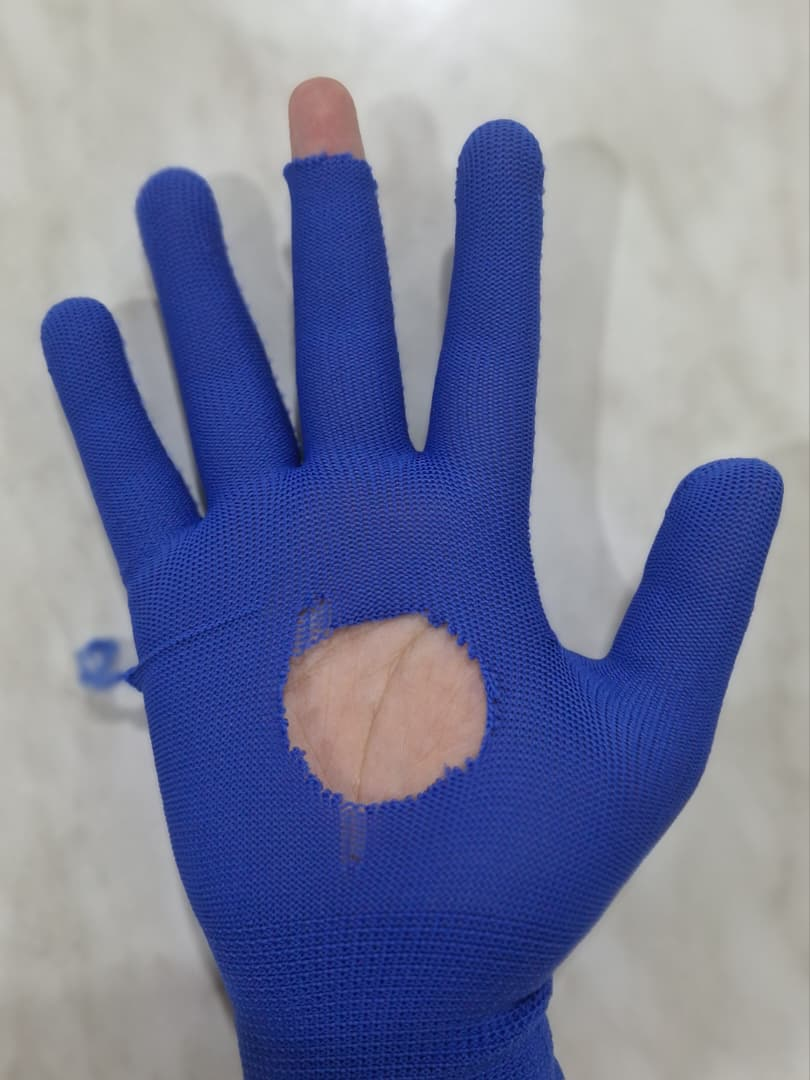
%> input picture Nylon Glove/images/glove_all_damage.jpeg, 810 x 1080 px
$ octave --eval "result = mainNylon;"   (GNU Octave 9; MATLAB toolbox functions it lacks are replaced by stand-ins)
%> lines starting %> are read from the running program, lines starting %| are printed output that depends on the picture; in (x1, y1, x2, y2) boxes, pixels count from 0 and x2, y2 are one past the last pixel; in counts of white or black regions, pixels touching at a corner belong together; the program's own positions count from 1
### Nylon Glove/detectNylonHole.m
function results = detectNylonHole(imgInput, debugMode)

    %Default Arg.
    if nargin < 2
        debugMode = false;
    end

    %Loading Image
    if ischar(imgInput) || isstring(imgInput)
        img = imread(imgInput);
    else
        img = imgInput;
    end

    if ~isa(img, 'uint8')
        img = im2uint8(img);
    end

    %Image Preprocessing

    %Resizing Image if too Large
    [h, w, ~] = size(img);
    if max(h, w) > 800
        scale = 800 / max(h, w);
        img   = imresize(img, scale);
        [h, w, ~] = size(img);
    end

    %Gaussian Blur to ensire mesh isnt mistaken as holes.
    imgSmooth = imgaussfilt(img, 1.5);

    %Convert image to HSV
    imgHSV = rgb2hsv(imgSmooth);
    H = imgHSV(:,:,1);
    S = imgHSV(:,:,2);
    V = imgHSV(:,:,3);

    %Segment the glove to extract blue values as glove is blue
    gloveMask = (H >= 0.55) & (H <= 0.72) & ...
                (S >= 0.30) & (S <= 1.00) & ...
                (V >= 0.15) & (V <= 1.00);

    %Morphology & Clean up: closing the image first to seal gaps caused by
    %mesh texture of fabric followed by opening to remove stray blobs.
    gloveMask = imclose(gloveMask, strel('disk', 10));
    gloveMask = bwareaopen(gloveMask, 500);

    % Keep largest connected component
    cc        = bwconncomp(gloveMask);
    numPx     = cellfun(@numel, cc.PixelIdxList);
    [~, idx]  = max(numPx);
    gloveMask = false(h, w);
    gloveMask(cc.PixelIdxList{idx}) = true;

    %Hole detection
    gloveFilled = imfill(gloveMask, 'holes');
    holeMask = gloveFilled & ~gloveMask;

    %Filter false positives
    min_hole_area = 500;
    min_hole_circularity = 0.2;

    holeMask = bwareaopen(holeMask, min_hole_area);
    props = regionprops(holeMask, 'Area', 'Perimeter', 'Centroid', 'BoundingBox');
    keepIdx = false(numel(props), 1);

    for k = 1 : numel(props)
    A = props(k).Area;
        P = props(k).Perimeter;
        if P == 0, continue; end

        circularity = (4 * pi * A) / (P^2);
        if circularity >= min_hole_circularity
            keepIdx(k) = true;
        end
    end
    validHoles = props(keepIdx);

    %Output
    annotated = img;

    for k = 1 : numel(validHoles)
        bb  = validHoles(k).BoundingBox;
        cen = validHoles(k).Centroid;

        % Expand box slightly for visibility
        pad = 10;
        x1  = max(1, round(bb(1) - pad));
        y1  = max(1, round(bb(2) - pad));
        x2  = min(w, round(bb(1) + bb(3) + pad));
        y2  = min(h, round(bb(2) + bb(4) + pad));

        % Draw red rectangle by setting border pixels to red
        annotated(y1:y2, x1:x2, 1) = 255;   % R channel
        annotated(y1:y2, x1:x2, 2) = 0;     % G channel
        annotated(y1:y2, x1:x2, 3) = 0;     % B channel

        % Hollow out the inside (only keep the border, 3px thick)
        thickness = 3;
        annotated(y1+thickness:y2-thickness, x1+thickness:x2-thickness, 1) = ...
            img(y1+thickness:y2-thickness, x1+thickness:x2-thickness, 1);
        annotated(y1+thickness:y2-thickness, x1+thickness:x2-thickness, 2) = ...
            img(y1+thickness:y2-thickness, x1+thickness:x2-thickness, 2);
        annotated(y1+thickness:y2-thickness, x1+thickness:x2-thickness, 3) = ...
            img(y1+thickness:y2-thickness, x1+thickness:x2-thickness, 3);
    end

    %Results
    results.defectFound = numel(validHoles) > 0;
    results.numHoles    = numel(validHoles);
    results.holeStats   = validHoles;
    results.annotated   = annotated;
    results.gloveMask   = gloveMask;

    %Debug View (Shows all setps)
    if debugMode
        figure('Name', 'detectHoles — Debug', 'NumberTitle', 'off');
        tiledlayout(2, 3, 'TileSpacing', 'compact');

        nexttile; imshow(img);            title('1. Original');
        nexttile; imshow(H);              title('2. Hue Channel');
        nexttile; imshow(gloveMask);      title('3. Glove Mask');
        nexttile; imshow(gloveFilled);    title('4. Filled Mask');
        nexttile; imshow(holeMask);       title('5. Hole Mask');
        nexttile; imshow(annotated);
        title(sprintf('6. Result — %d hole(s)', numel(validHoles)));
    end

end

### Nylon Glove/detectNylonMissingFingertip.m
function results = detectNylonMissingFingertip(imgInput, debugMode)

    %Default Arg.
    if nargin < 2
        debugMode = false;
    end

    %Loading Image
    if ischar(imgInput) || isstring(imgInput)
        img = imread(imgInput);
    else
        img = imgInput;
    end

    if ~isa(img, 'uint8')
        img = im2uint8(img);
    end

    %Image Preprocessing

    %Resizing Image if too Large
    [h, w, ~] = size(img);
    if max(h, w) > 800
        scale = 800 / max(h, w);
        img   = imresize(img, scale);
        [h, w, ~] = size(img);
    end

    %Gaussian Blur
    imgSmooth = imgaussfilt(img, 1.5);

    %Convert image to HSV
    imgHSV = rgb2hsv(imgSmooth);
    H = imgHSV(:,:,1);
    S = imgHSV(:,:,2);
    V = imgHSV(:,:,3);

    %Step 1 — Segment the glove (blue pixels only)
    gloveMask = (H >= 0.55) & (H <= 0.72) & ...
                (S >= 0.30) & (S <= 1.00) & ...
                (V >= 0.15) & (V <= 1.00);

    gloveMask = imclose(gloveMask, strel('disk', 15));
    gloveMask = bwareaopen(gloveMask, 500);

    %Keep largest connected component
    cc       = bwconncomp(gloveMask);
    numPx    = cellfun(@numel, cc.PixelIdxList);
    [~, idx] = max(numPx);
    gloveMask = false(h, w);
    gloveMask(cc.PixelIdxList{idx}) = true;

    %Step 2 — Segment the full hand shape (everything that is not background)
    %The marble background is light, low saturation and high value
    %So background = low saturation OR very high value with no colour
    %Hand/glove = anything that is NOT background
    bgMask = (S <= 0.12) & (V >= 0.55);   % background: grey/white marble
    handMask = ~bgMask;

    %Clean up hand mask
    handMask = imclose(handMask, strel('disk', 10));
    handMask = bwareaopen(handMask, 500);

    %Keep largest connected component of hand mask
    cc_hand       = bwconncomp(handMask);
    numPx_hand    = cellfun(@numel, cc_hand.PixelIdxList);
    [~, idx_hand] = max(numPx_hand);
    handMask = false(h, w);
    handMask(cc_hand.PixelIdxList{idx_hand}) = true;

    %Step 3 — Subtract glove from hand
    %Dilate glove mask slightly to eliminate thin boundary slivers
    gloveMask_dilated = imdilate(gloveMask, strel('disk', 5));
    exposedMask = handMask & ~gloveMask_dilated;
    exposedMask = bwareaopen(exposedMask, 40);

    %Remove inter-finger gaps
    glove_hull       = bwconvhull(gloveMask);
    inter_finger_gap = glove_hull & ~gloveMask;
    exposedMask      = exposedMask & ~inter_finger_gap;

    %Remove small noise
    exposedMask = bwareaopen(exposedMask, 40);

    %Only top 50% of image
    exposedMask(round(h * 0.50):end, :) = false;

    %Only top 50% of image
    exposedMask(round(h * 0.50):end, :) = false;

    %Remove small noise blobs
    exposedMask = bwareaopen(exposedMask, 40);

    %Step 4 — Filter exposed regions to fingertip area only
    %Only consider regions in the top 50% of the image
    %This avoids picking up the palm or wrist area
    exposedMask(round(h * 0.50):end, :) = false;

    %Step 5 — Each remaining region is a missing fingertip candidate
    props   = regionprops(exposedMask, 'Area', 'BoundingBox', 'Centroid');
    keepIdx = false(numel(props), 1);

    for k = 1 : numel(props)
        %Must be a reasonable size — not too tiny (noise) or too large (hole)
        if props(k).Area >= 40 && props(k).Area <= 5000
            keepIdx(k) = true;
        end
    end

    defect_list = props(keepIdx);

    %Output
    annotated = img;
    thickness = 3;

    for k = 1 : numel(defect_list)
        bb = defect_list(k).BoundingBox;

        pad = 10;
        x1  = max(1, round(bb(1) - pad));
        y1  = max(1, round(bb(2) - pad));
        x2  = min(w, round(bb(1) + bb(3) + pad));
        y2  = min(h, round(bb(2) + bb(4) + pad));

        %Draw yellow rectangle border
        annotated(y1:y2, x1:x2, 1) = 255;
        annotated(y1:y2, x1:x2, 2) = 255;
        annotated(y1:y2, x1:x2, 3) = 0;

        %Hollow out the inside
        annotated(y1+thickness:y2-thickness, x1+thickness:x2-thickness, :) = ...
            img(y1+thickness:y2-thickness, x1+thickness:x2-thickness, :);
    end

    %Results
    results.defectFound = numel(defect_list) > 0;
    results.numDefects  = numel(defect_list);
    results.defectStats = defect_list;
    results.annotated   = annotated;
    results.gloveMask   = gloveMask;
    results.handMask    = handMask;
    results.exposedMask = exposedMask;

    %Debug View
    if debugMode
        figure('Name', 'detectMissingFingertip — Debug', 'NumberTitle', 'off');
        tiledlayout(2, 3, 'TileSpacing', 'compact');

        nexttile; imshow(img);
        title('1. Original');

        nexttile; imshow(gloveMask);
        title('2. Glove Mask (blue only)');

        nexttile; imshow(handMask);
        title('3. Hand Mask (non-background)');

        nexttile; imshow(handMask & ~gloveMask);
        title('4. Hand minus Glove (raw)');

        nexttile; imshow(exposedMask);
        title('5. Exposed Skin (filtered)');

        nexttile; imshow(annotated);
        title(sprintf('6. Result — %d missing tip(s)', numel(defect_list)));
    end

end

### Nylon Glove/detectNylonLooseThreads.m
function results = detectNylonLooseThreads(imgInput, debugMode)

    %Default Arg.
    if nargin < 2
        debugMode = false;
    end

    %Loading Image
    if ischar(imgInput) || isstring(imgInput)
        img = imread(imgInput);
    else
        img = imgInput;
    end

    if ~isa(img, 'uint8')
        img = im2uint8(img);
    end

    %Image Preprocessing

    %Resizing Image if too Large
    [h, w, ~] = size(img);
    if max(h, w) > 800
        scale = 800 / max(h, w);
        img   = imresize(img, scale);
        [h, w, ~] = size(img);
    end

    %Lighter blur than other detectors — preserve thin thread structures
    imgSmooth = imgaussfilt(img, 1.0);

    %Convert image to HSV
    imgHSV = rgb2hsv(imgSmooth);
    H = imgHSV(:,:,1);
    S = imgHSV(:,:,2);
    V = imgHSV(:,:,3);

    %Segment the glove to extract blue values
    gloveMask = (H >= 0.55) & (H <= 0.72) & ...
                (S >= 0.30) & (S <= 1.00) & ...
                (V >= 0.15) & (V <= 1.00);

    %Morphology & Clean up
    %Use smaller disk than other detectors to avoid closing over threads
    gloveMask = imclose(gloveMask, strel('disk', 8));
    gloveMask = bwareaopen(gloveMask, 500);

    %Keep largest connected component
    cc       = bwconncomp(gloveMask);
    numPx    = cellfun(@numel, cc.PixelIdxList);
    [~, idx] = max(numPx);
    gloveMask = false(h, w);
    gloveMask(cc.PixelIdxList{idx}) = true;

    %Isolate thin protrusions using erosion subtraction method
    %Eroding with a large radius destroys thin structures (threads)
    %but the main glove body survives (just shrinks slightly)
    erode_radius = 6;
    eroded = imerode(gloveMask, strel('disk', erode_radius));

    %Difference between original and eroded = boundary fringe + threads
    diff_mask = gloveMask & ~eroded;

    %Reconstruct expected smooth boundary by dilating eroded mask back
    %Subtracting this from diff_mask leaves only genuine protrusions
    reconstructed    = imdilate(eroded, strel('disk', erode_radius));
    expected_boundary = reconstructed & ~eroded;
    thread_candidates = diff_mask & ~expected_boundary;

    %Remove very small specks
    thread_candidates = bwareaopen(thread_candidates, 15);

    %Filter by shape — threads are elongated and thin
    min_eccentricity = 0.50;   % close to 1 = elongated, close to 0 = circular
    max_solidity     = 0.90;   % low solidity = thin/irregular shape
    min_area         = 5;
    max_area         = 3000;

    props   = regionprops(thread_candidates, 'Area', 'Eccentricity', ...
                          'Solidity', 'BoundingBox', 'Centroid');
    keepIdx = false(numel(props), 1);

    for k = 1 : numel(props)
        A  = props(k).Area;
        E  = props(k).Eccentricity;
        So = props(k).Solidity;

        if A  >= min_area         && ...
           A  <= max_area         && ...
           E  >= min_eccentricity && ...
           So <= max_solidity
            keepIdx(k) = true;
        end
    end

    valid_threads = props(keepIdx);

    %Output
    annotated = img;
    thickness = 3;

    for k = 1 : numel(valid_threads)
        bb = valid_threads(k).BoundingBox;

        pad = 10;
        x1  = max(1, round(bb(1) - pad));
        y1  = max(1, round(bb(2) - pad));
        x2  = min(w, round(bb(1) + bb(3) + pad));
        y2  = min(h, round(bb(2) + bb(4) + pad));

        %Draw cyan rectangle border
        annotated(y1:y2, x1:x2, 1) = 0;
        annotated(y1:y2, x1:x2, 2) = 255;
        annotated(y1:y2, x1:x2, 3) = 255;

        %Hollow out the inside
        annotated(y1+thickness:y2-thickness, x1+thickness:x2-thickness, :) = ...
            img(y1+thickness:y2-thickness, x1+thickness:x2-thickness, :);
    end

    %Results
    results.defectFound      = numel(valid_threads) > 0;
    results.numDefects       = numel(valid_threads);
    results.defectStats      = valid_threads;
    results.annotated        = annotated;
    results.gloveMask        = gloveMask;
    results.threadCandidates = thread_candidates;

    %Debug View
    if debugMode
        figure('Name', 'detectLooseThreads — Debug', 'NumberTitle', 'off');
        tiledlayout(2, 3, 'TileSpacing', 'compact');

        nexttile; imshow(img);
        title('1. Original');

        nexttile; imshow(gloveMask);
        title('2. Glove Mask');

        nexttile; imshow(eroded);
        title(sprintf('3. Eroded Mask (radius = %d)', erode_radius));

        nexttile; imshow(diff_mask);
        title('4. Difference (boundary + threads)');

        nexttile; imshow(thread_candidates);
        title('5. Thread Candidates');

        nexttile; imshow(annotated);
        title(sprintf('6. Result — %d thread(s)', numel(valid_threads)));
    end

end

### Nylon Glove/layerAnnotations.m
function combined = layerAnnotations(combined, original, annotated)
    diffMask  = any(annotated ~= original, 3);
    diffMask3 = repmat(diffMask, [1, 1, 3]);
    combined(diffMask3) = annotated(diffMask3);
end

### Nylon Glove/mainNylon.m
function finalResults = mainNylon(imgPath, debugMode)

    %Default Args
    if nargin < 2
        debugMode = false;
    end

    if nargin < 1 || isempty(imgPath)
        [file, folder] = uigetfile( ...
            {'*.jpg;*.jpeg;*.png;*.bmp', 'Image Files'}, ...
            'Select a glove image');
%> the answer given: images/glove_all_damage.jpeg

        if isequal(file, 0)
            disp('No file selected.');
            finalResults = [];
            return;
        end
        imgPath = fullfile(folder, file);
    end

    %Load and resize image once — passed to all detectors
    fprintf('\n=============================\n');
    fprintf(' Glove Defect Detection\n');
    fprintf('=============================\n');
    fprintf('Image: %s\n\n', imgPath);

    img = imread(imgPath);
%> img is the input picture: size 1080x810x3 uint8; mean R, G, B 119.4, 125.3, 155.6
    if max(size(img, 1), size(img, 2)) > 800
        scale = 800 / max(size(img, 1), size(img, 2));
        img   = imresize(img, scale);
%> img: size 800x600x3 uint8
    end

    %Run all three detectors
    fprintf('Running hole detection...\n');
    holeResults = detectNylonHole(img, debugMode);
%> in detectNylonHole, `H = imgHSV(:,:,1);`:
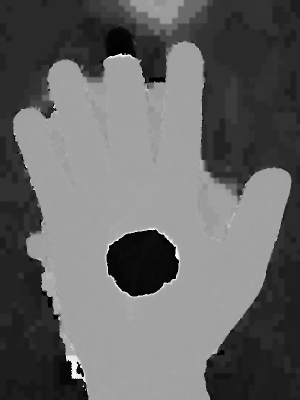
%> H: size 800x600 double (shown at 1/2 size); min 0, max 0.996, mean 0.402
%> in detectNylonHole, `S = imgHSV(:,:,2);`:
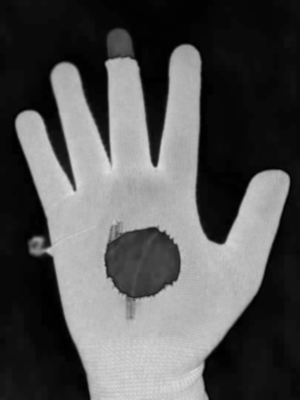
%> S: size 800x600 double (shown at 1/2 size); min 0, max 0.879, mean 0.332
%> in detectNylonHole, `V = imgHSV(:,:,3);`:
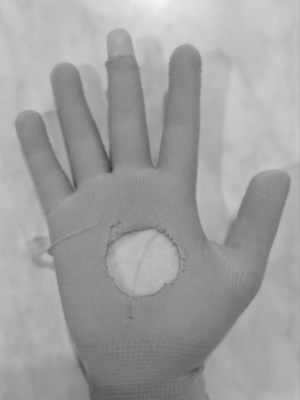
%> V: size 800x600 double (shown at 1/2 size); min 0.216, max 0.965, mean 0.629
%> in detectNylonHole, `gloveMask = imclose(gloveMask, strel('disk', 10));`:
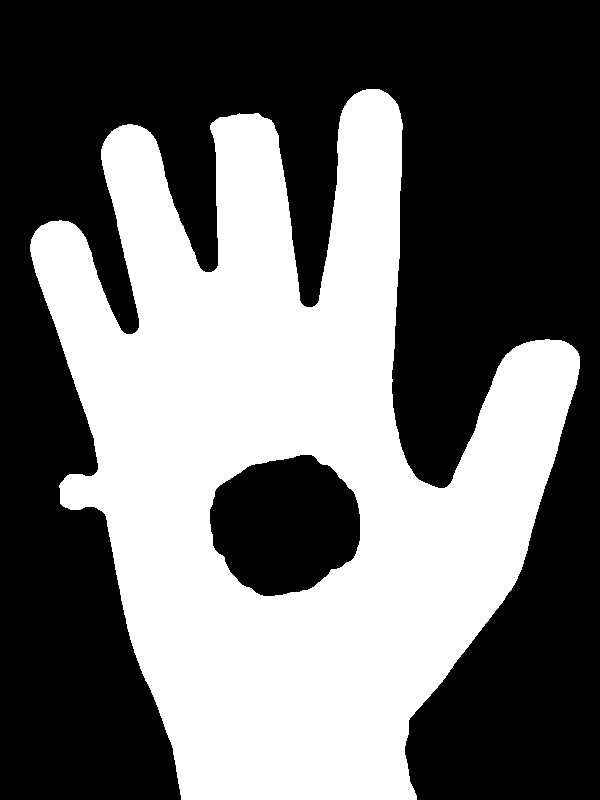
%> gloveMask: size 800x600 logical; 42.6% white; 1 white region, box (x1, y1, x2, y2) and area: (30, 89, 580, 800) 204362
%> in detectNylonHole, `cc        = bwconncomp(gloveMask);`: cc = 1 connected component
%> in detectNylonHole, `numPx     = cellfun(@numel, cc.PixelIdxList);`: numPx = 204362
%> in detectNylonHole, `[~, idx]  = max(numPx);`: idx = 1
%> in detectNylonHole, `holeMask = gloveFilled & ~gloveMask;`:
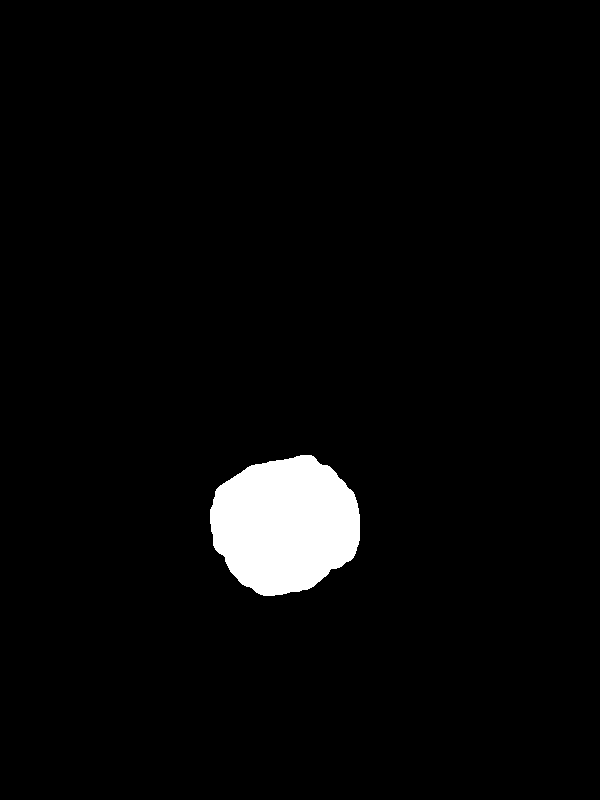
%> holeMask: size 800x600 logical; 3.4% white; 1 white region
%> in detectNylonHole, `props = regionprops(holeMask, 'Area', 'Perimeter', 'Centroid', 'Boundi..`: props = 1 region; box (x1, y1, x2, y2), Area, Centroid and Perimeter: (210, 455, 360, 596) 16148 [285.7 525.3] 460.3
%> in detectNylonHole, `keepIdx = false(numel(props), 1);`: keepIdx = false
%> the loop in detectNylonHole, `for k = 1 : numel(props)` made 1 pass
%> (A, P, circularity) on pass 1: (16148, 460.3, 0.958)
%> in detectNylonHole, `validHoles = props(keepIdx);`: validHoles has the same summary as props
%> the loop in detectNylonHole, `for k = 1 : numel(validHoles)` made 1 pass
%> (bb, cen, pad, x1, y1, x2, y2, thickness) on pass 1: ([210.5 455.5 150 141], [285.7 525.3], 10, 201, 446, 371, 607, 3)
%> after the loop in detectNylonHole, `for k = 1 : numel(validHoles)`:
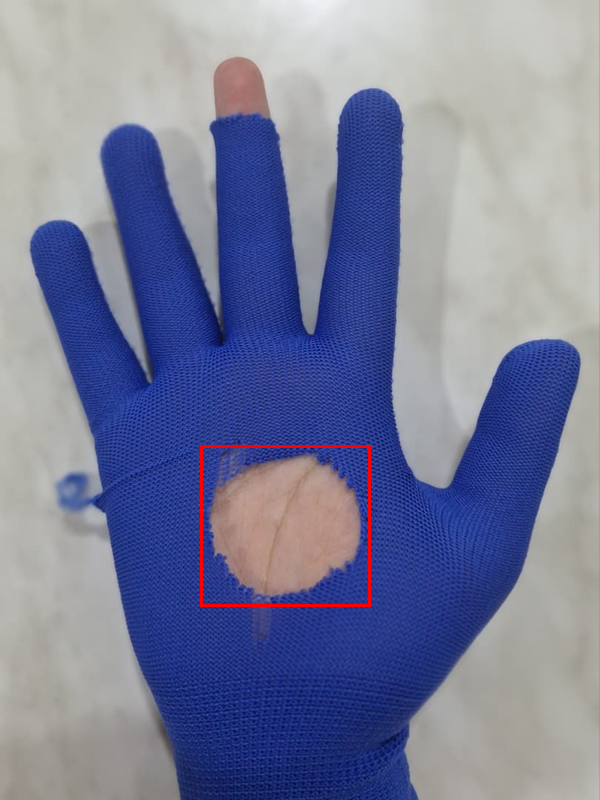
%> annotated: size 800x600x3 uint8; mean R, G, B 120.2, 125, 155.1
%> in detectNylonHole, `results.defectFound = numel(validHoles) > 0;`: results.defectFound = true
%> in detectNylonHole, `results.numHoles    = numel(validHoles);`: results.numHoles = 1
%> in detectNylonHole, `results.holeStats   = validHoles;`: results.holeStats has the same summary as props
%> holeResults = {defectFound true, numHoles 1}

    fprintf('Running missing fingertip detection...\n');
    tipResults  = detectNylonMissingFingertip(img, debugMode);
%> in detectNylonMissingFingertip, `gloveMask = imclose(gloveMask, strel('disk', 15));`:
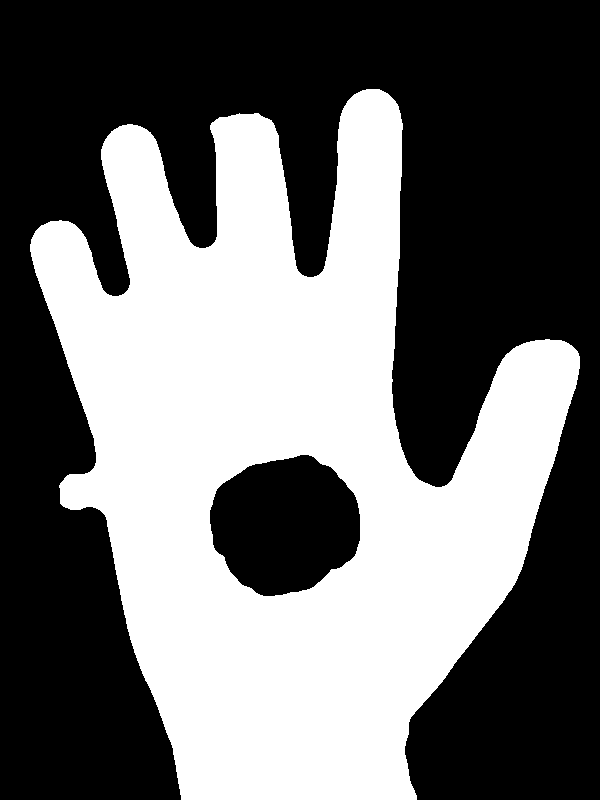
%> gloveMask: size 800x600 logical; 43.1% white; 1 white region, box (x1, y1, x2, y2) and area: (30, 89, 580, 800) 206679
%> in detectNylonMissingFingertip, `numPx    = cellfun(@numel, cc.PixelIdxList);`: numPx = 206679
%> (the rest of the program and of its run is left out)
